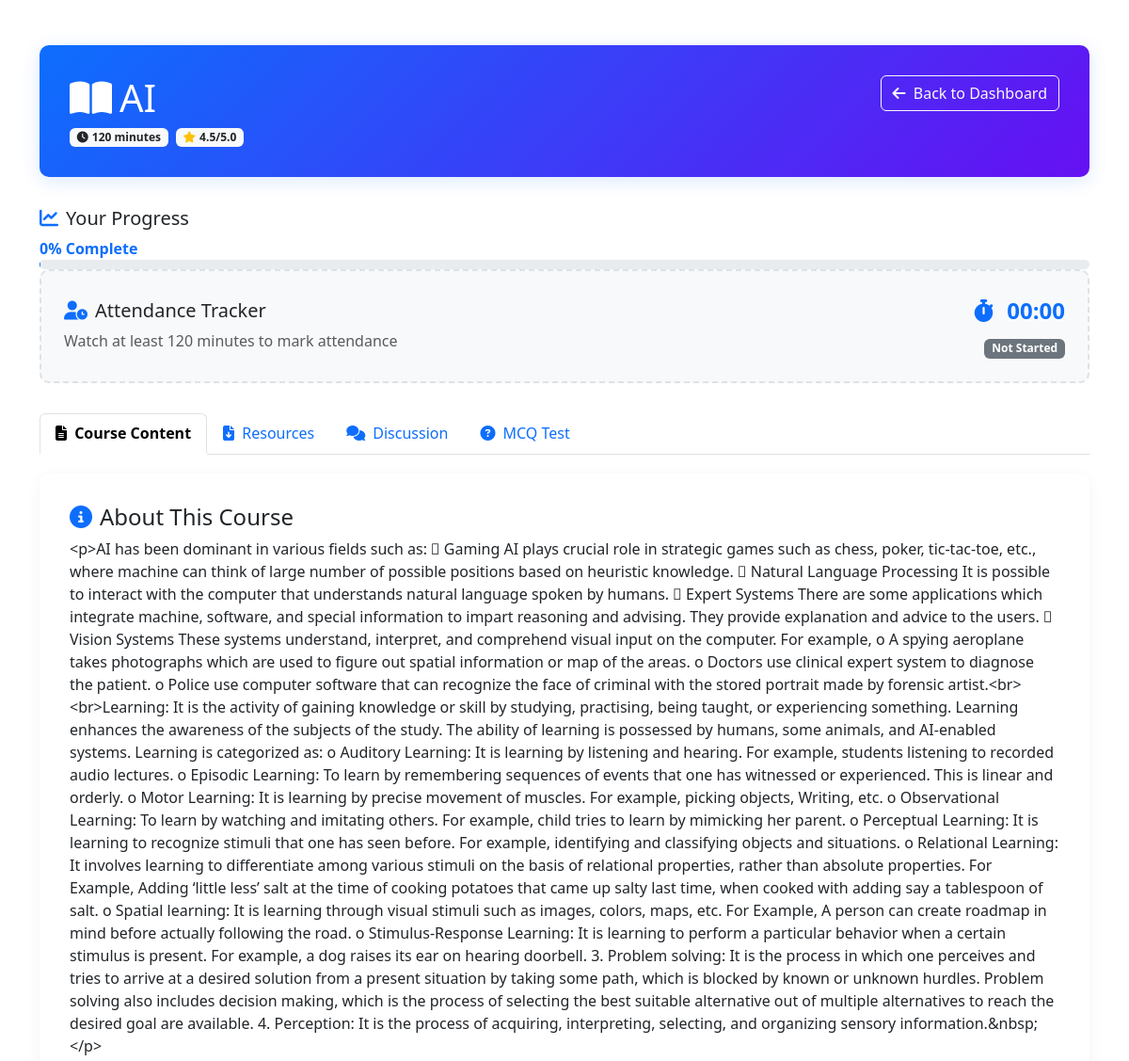
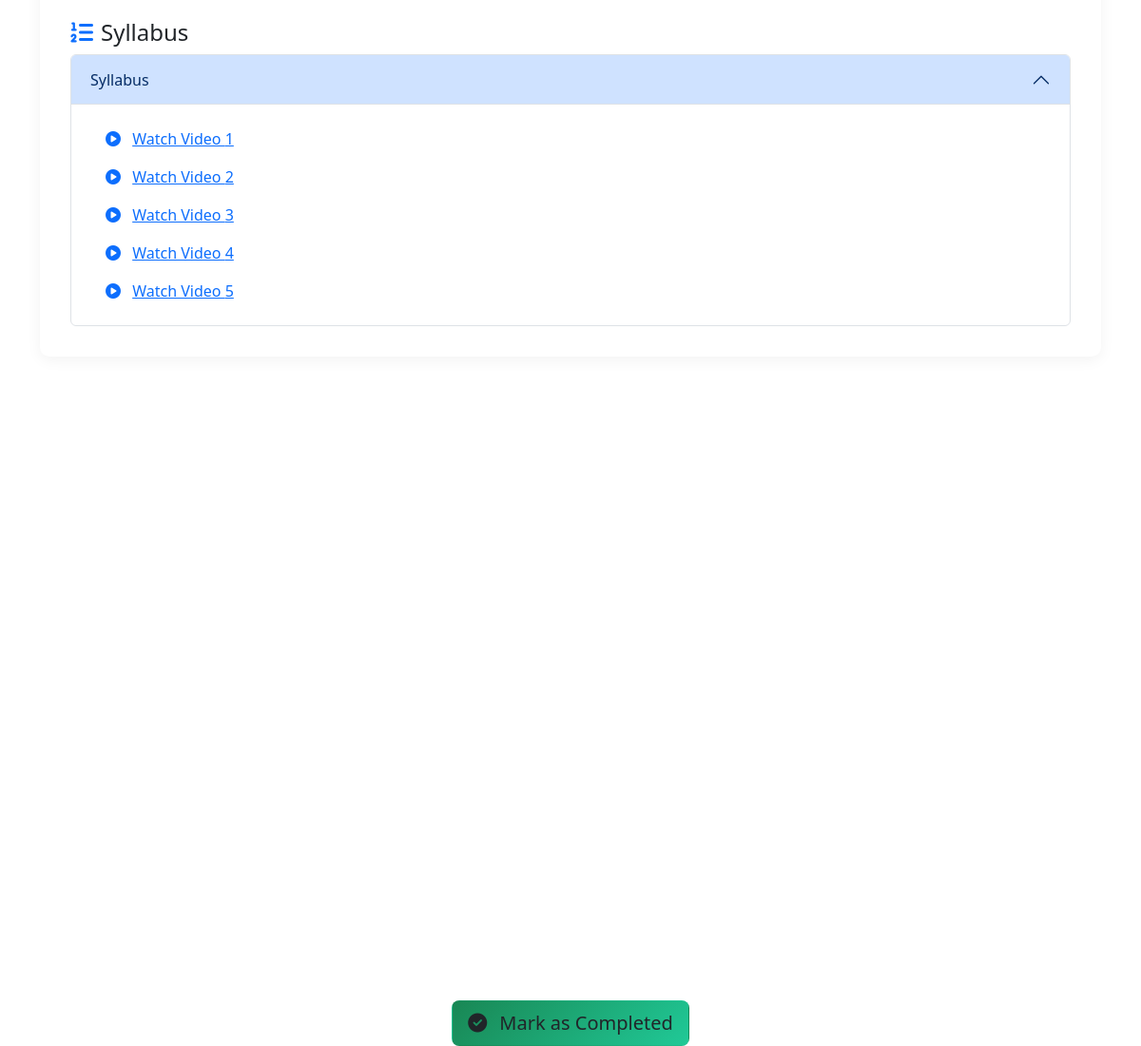
Page /view_course/1 (signed in) on the committed database (2 pictures, top to bottom).
### app.py (models this page shows)
class Course(db.Model):
    id = db.Column(db.Integer, primary_key=True)
    name = db.Column(db.String(200), nullable=False)
    contents = db.Column(db.Text, nullable=False)
    duration = db.Column(db.Integer, nullable=False)
    description = db.Column(db.Text, nullable=True)
    difficulty = db.Column(db.String(50), nullable=True)
    category = db.Column(db.String(100), nullable=True)
    thumbnail = db.Column(db.String(300), nullable=True)
    pdf_file = db.Column(db.String(300), nullable=True)
    views = db.Column(db.Integer, default=0)
    users_completed = db.Column(db.Integer, default=0)
    videos = db.relationship('CourseVideo', backref='course', lazy=True)

class CourseVideo(db.Model):
    id = db.Column(db.Integer, primary_key=True)
    video_link = db.Column(db.String(300), nullable=True)
    course_id = db.Column(db.Integer, db.ForeignKey('course.id'), nullable=False)

### app.py (the view)
@app.route('/view_course/<int:course_id>')
@login_required
def view_course(course_id):
    course = Course.query.get_or_404(course_id)
    course.views += 1
    db.session.commit()
    return render_template('view_course.html', course=course, required_minutes=course.duration, progress=50)

### app.py (called while the page is built)
@login_manager.user_loader
def load_user(user_id):
    return User.query.get(int(user_id))

### templates/view_course.html (shortened to what this page needs)
<!DOCTYPE html>
<html lang="en">
<head>
    <link href="https://cdn.jsdelivr.net/npm/bootstrap@5.3.0/dist/css/bootstrap.min.css" rel="stylesheet">
    <link rel="stylesheet" href="https://cdnjs.cloudflare.com/ajax/libs/font-awesome/6.4.0/css/all.min.css">
</head>
<body>
    <div class="container py-5">
        <div class="course-header">
            <div class="d-flex justify-content-between align-items-start">
                <div>
                    <h1><i class="fas fa-book-open me-2"></i>{{ course.name }}</h1>
                    <div class="d-flex align-items-center mt-2">
                        <span class="badge bg-light text-dark me-2"><i class="fas fa-clock me-1"></i>{{ course.duration }} minutes</span>
                        <span class="badge bg-light text-dark"><i class="fas fa-star me-1 text-warning"></i>{{ course.rating|default(4.5) }}/5.0</span>
                    </div>
                </div>
                <a href="{{ url_for('cuser_dashboard') }}" class="btn btn-outline-light">
                    <i class="fas fa-arrow-left me-1"></i> Back to Dashboard
                </a>
            </div>
        </div>
        <h5><i class="fas fa-chart-line me-2 text-primary"></i>Your Progress</h5>
        <span class="text-primary fw-bold" id="progress-text">0% Complete</span>
        <div class="progress" style="height: 10px;">
        </div>
        <div class="attendance-tracker">
            <div class="row align-items-center">
                <div class="col-md-6">
                    <h5><i class="fas fa-user-clock me-2 text-primary"></i>Attendance Tracker</h5>
                    <p class="text-muted mb-md-0">Watch at least {{ required_minutes }} minutes to mark attendance</p>
                </div>
                <div class="col-md-6 text-md-end">
                    <div class="timer-display">
                        <i class="fas fa-stopwatch me-2"></i>
                        <span id="minutes">00</span>:<span id="seconds">00</span>
                    </div>
                    <div class="mt-2">
                        <span id="attendance-status" class="badge bg-secondary">Not Started</span>
                    </div>
                </div>
            </div>
        </div>
        <ul class="nav nav-tabs" id="courseTabs" role="tablist">
            <li class="nav-item" role="presentation">
                <button class="nav-link active" id="content-tab" data-bs-toggle="tab" data-bs-target="#content" type="button" role="tab">
                    <i class="fas fa-file-alt me-1"></i> Course Content
                </button>
            </li>
            <li class="nav-item" role="presentation">
                <button class="nav-link" id="resources-tab" data-bs-toggle="tab" data-bs-target="#resources" type="button" role="tab">
                    <i class="fas fa-file-download me-1"></i> Resources
                </button>
            </li>
            <li class="nav-item" role="presentation">
                <button class="nav-link" id="discussion-tab" data-bs-toggle="tab" data-bs-target="#discussion" type="button" role="tab">
                    <i class="fas fa-comments me-1"></i> Discussion
                </button>
            </li>
            <li class="nav-item" role="presentation">
                <button class="nav-link" id="mcq-tab" data-bs-toggle="tab" data-bs-target="#mcq" type="button" role="tab">
                    <i class="fas fa-question-circle me-1"></i> MCQ Test
                </button>
            </li>
        </ul>
        <div class="tab-content" id="courseTabsContent">
            <div class="tab-pane fade show active" id="content" role="tabpanel">
                <div class="course-content">
                    <h4><i class="fas fa-info-circle me-2 text-primary"></i>About This Course</h4>
                    <p>{{ course.contents }}</p>
                    <h4 class="mt-4"><i class="fas fa-list-ol me-2 text-primary"></i>Syllabus</h4>
                    <div class="accordion" id="syllabusAccordion">
                        <div class="accordion-item">
                            <h2 class="accordion-header" id="heading1">
                                <button class="accordion-button" type="button" data-bs-toggle="collapse" data-bs-target="#collapse1" aria-expanded="true" aria-controls="collapse1">
                                    Syllabus
                                </button>
                            </h2>
                            <div id="collapse1" class="accordion-collapse collapse show" data-bs-parent="#syllabusAccordion">
                                <div class="accordion-body">
                                    <ul class="list-group">
                                        {% for video in course.videos %}
                                            <li class="list-group-item border-0">
                                                <i class="fas fa-play-circle me-2 text-primary"></i>
                                                <a href="{{ video.video_link }}" target="_blank">Watch Video {{ loop.index }}</a>
                                            </li>
                                        {% endfor %}
                                    </ul>
                                </div>
                            </div>
                        </div>
                    </div>
                </div>
            </div>
        </div>
        </div>
        <div class="text-center mt-4">
            <a href="{{ url_for('complete_course', course_id=course.id) }}" class="btn btn-complete btn-lg" id="completeBtn" disabled>
                <i class="fas fa-check-circle me-2"></i> Mark as Completed
            </a>
        </div>
</body>
</html>
<!DOCTYPE html>
<html lang="en">
<head>
    <link href="https://cdn.jsdelivr.net/npm/bootstrap@5.3.0/dist/css/bootstrap.min.css" rel="stylesheet">
    <link rel="stylesheet" href="https://cdnjs.cloudflare.com/ajax/libs/font-awesome/6.4.0/css/all.min.css">
</head>
<body>
</body>
</html>

### templates/view_course.html (style rules this page uses)
body { background-color: #f8f9fa; font-family: 'Segoe UI', Tahoma, Geneva, Verdana, sans-serif; }
.course-header { background: linear-gradient(135deg, #0d6efd 0%, #6610f2 100%); color: white; padding: 2rem; border-radius: 10px; margin-bottom: 2rem; box-shadow: 0 4px 20px rgba(13, 110, 253, 0.15); }
.course-content { background-color: white; border-radius: 10px; padding: 2rem; box-shadow: 0 4px 15px rgba(0, 0, 0, 0.05); margin-bottom: 2rem; }
.attendance-tracker { background-color: #f8f9fa; border-radius: 10px; padding: 1.5rem; border: 2px dashed #dee2e6; margin-bottom: 2rem; }
.btn-complete { background: linear-gradient(135deg, #198754 0%, #20c997 100%); border: none; padding: 12px 25px; font-weight: 600; transition: all 0.3s; }
.timer-display { font-size: 1.5rem; font-weight: bold; color: #0d6efd; }
.tab-content { padding: 20px 0; }
.nav-tabs .nav-link.active { font-weight: 600; color: #0d6efd; border-bottom: 3px solid #0d6efd; }

### rows in the picture
Course: name "AI", duration "120", contents "<p>AI has been dominant in various fields such as:  Gaming AI plays crucial role in strategic games such as chess, poker, tic-tac-toe, etc., where machine can think of large number of possible positions based on heuristic knowledge.  Natural Language Processing It is possible to interact with the computer that understands natural language spoken by humans.  Expert Systems There are some applications which integrate machine, software, and special information to impart reasoning and advising. They provide explanation and advice to the users.  Vision Systems These systems understand, interpret, and comprehend visual input on the computer. For example, o A spying aeroplane takes photographs…"

### other values in the picture
{{ course.rating|default(4.5) }} "4.5"
{{ required_minutes }} "120"
